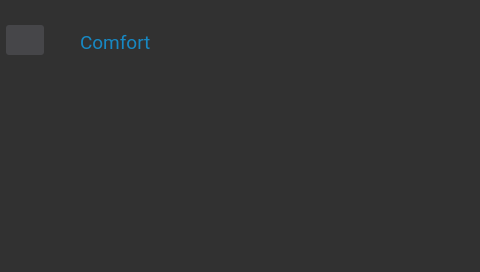
<?xml version="1.0" encoding="UTF-8"?>
<ui version="4.0">
 <class>ComfortWindowClinical</class>
 <widget class="QDialog" name="ComfortWindowClinical">
  <property name="geometry">
   <rect>
    <x>0</x>
    <y>0</y>
    <width>480</width>
    <height>272</height>
   </rect>
  </property>
  <property name="windowTitle">
   <string>Dialog</string>
  </property>
  <property name="styleSheet">
   <string notr="true">background-color: rgb(49, 49, 49);</string>
  </property>
  <widget class="QLabel" name="titleComfort">
   <property name="geometry">
    <rect>
     <x>80</x>
     <y>30</y>
     <width>171</width>
     <height>25</height>
    </rect>
   </property>
   <property name="font">
    <font>
     <family>Roboto</family>
     <pointsize>14</pointsize>
    </font>
   </property>
   <property name="styleSheet">
    <string notr="true">color:#1788c3
</string>
   </property>
   <property name="text">
    <string>Comfort</string>
   </property>
  </widget>
  <widget class="QPushButton" name="backComfort">
   <property name="geometry">
    <rect>
     <x>6</x>
     <y>25</y>
     <width>38</width>
     <height>30</height>
    </rect>
   </property>
   <property name="focusPolicy">
    <enum>Qt::NoFocus</enum>
   </property>
   <property name="styleSheet">
    <string notr="true">border:none;
border-radius:3px;
background-color: rgb(70, 70, 73);</string>
   </property>
   <property name="text">
    <string/>
   </property>
   <property name="icon">
    <iconset resource="../rsc/resource.qrc">
     <normaloff>:/icons/previous.png</normaloff>:/icons/previous.png</iconset>
   </property>
  </widget>
 </widget>
 <resources>
  <include location="../rsc/resource.qrc"/>
 </resources>
 <connections/>
</ui>
